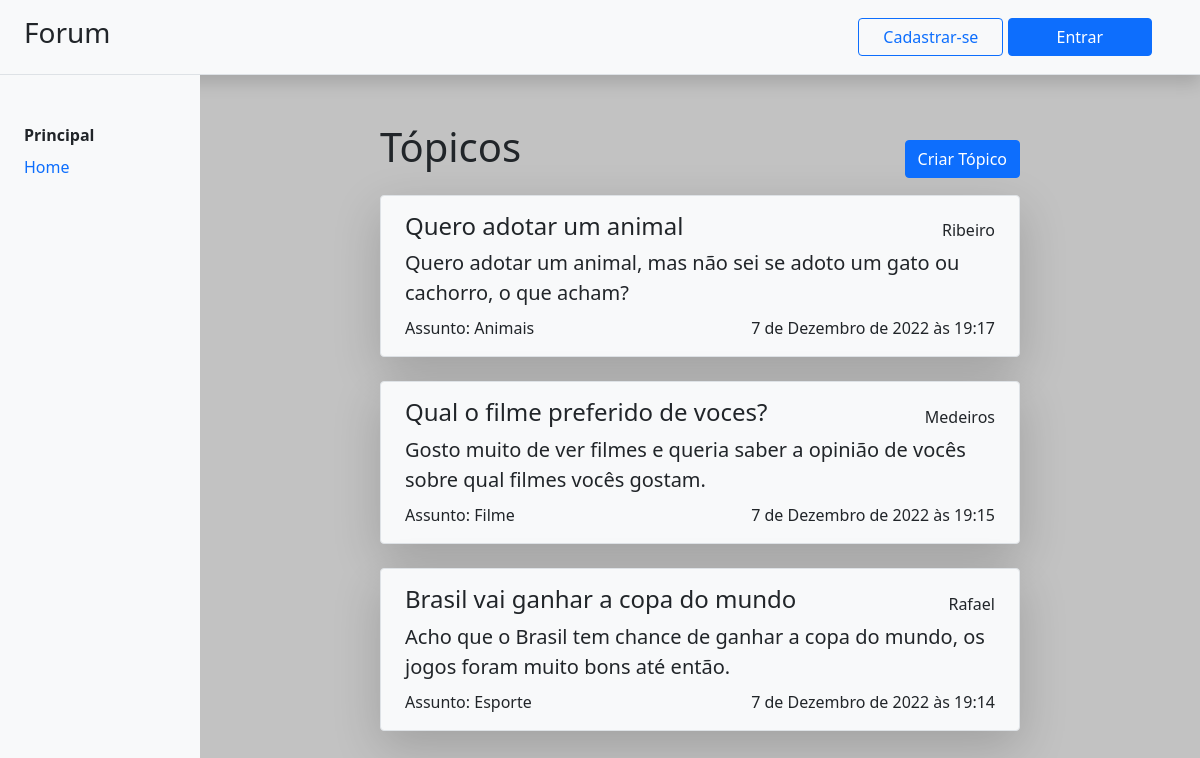
/topicos, run on the app's committed database.
### forum/models.py (models this page shows, shortened)
class Topic(models.Model):
    title = models.CharField(
        max_length=100, help_text='Entre o Título', unique=True, verbose_name='Título')
    description = models.TextField(
        help_text='Entre a Descrição', verbose_name='Descrição')
    author = models.ForeignKey(
        User, on_delete=models.CASCADE)
    date = models.DateTimeField(
        default=django.utils.timezone.now
    )
    tags = TaggableManager()

### forum/views.py (the view)
# urls.py: path('topicos', views.TopicListView.as_view(), name='topics-list'),
class TopicListView(View):
    def get(self, request, *args, **kwargs):
        topics = Topic.objects.order_by('-date')
        tags = Tag.objects.all()
        context = { 'topics': topics, 'tags': tags }
        return render(request, 'forum/pages/topicsList.html', context)

### forum/templates/forum/pages/topicsList.html (shortened to what this page needs)
{% extends 'forum/pages/base.html' %}
{% load static %}
{% block content %}
<div class="d-flex justify-content-between align-items-center">
    <h1 class="text-dark mb-4">Tópicos</h1>
    <a href="{% url 'forum:topics-register' %}" class="btn btn-primary">Criar Tópico</a>
</div>
{% for topic in topics %}
{% include "forum/components/topicBox.html" with topic=topic %}
{% empty %}
<p>Ainda Não há Tópicos cadastrados</p>
{% endfor %}
{% endblock %}

### forum/templates/forum/components/topicBox.html
{% load static %}
<link rel="stylesheet" href="{% static 'forum/css/components/topicBox.css' %}">
<a href="{% url 'forum:topics-detail' pk=topic.id %}" class="topic-box d-block bg-light border rounded shadow-lg text-decoration-none text-dark mb-4 px-4 py-3">
    <div class=" d-flex justify-content-between align-items-center">
        <span class="h4 text-bold">{{ topic.title }}</span>
        <span class="text-bold">{{ topic.author }}</span>
    </div>
    <div class="lead">
        <p>{{ topic.description }}</p>
    </div>
    <div class="d-flex justify-content-between align-items-center mt-2">
        <div>
            {% for tag in topic.tags.all %}
            <span>Assunto: {{ tag }}</span>
            {% endfor %}
        </div>
        <p>{{ topic.date }}</p>
    </div>
</a>

### forum/static/forum/css/pages/base.css (style rules this page uses)
html, body { height: 100%; }
p { margin: 0 !important; padding: 0 !important; }
.background { background-color: rgb(194, 194, 194); }

### data on the page
Topic: title "Quero adotar um animal", author "Ribeiro", description "Quero adotar um animal, mas não sei se adoto um gato ou cachorro, o que acham?", date "7 de Dezembro de 2022 às 19:17"
Tag: name "Animais"
Topic: title "Qual o filme preferido de voces?", author "Medeiros", description "Gosto muito de ver filmes e queria saber a opinião de vocês sobre qual filmes vocês gostam.", date "7 de Dezembro de 2022 às 19:15"
Tag: name "Filme"
Topic: title "Brasil vai ganhar a copa do mundo", author "Rafael", description "Acho que o Brasil tem chance de ganhar a copa do mundo, os jogos foram muito bons até então.", date "7 de Dezembro de 2022 às 19:14"
Tag: name "Esporte"
